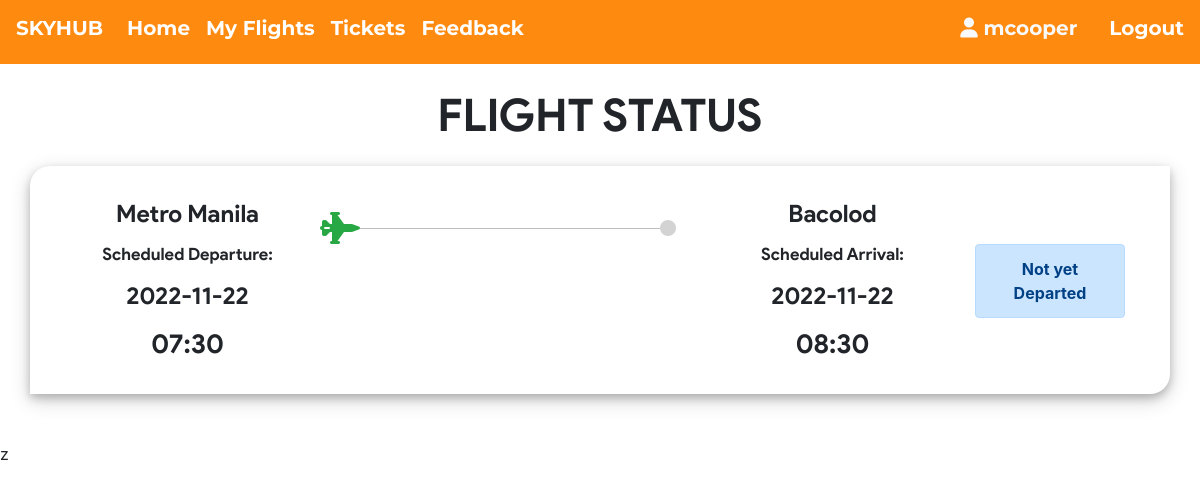
The app's page /my_flights.php (signed in) with its own data.
### tables this page shows
CREATE TABLE `ticket` (
  `ticket_id` int(11) NOT NULL,
  `passenger_id` int(11) NOT NULL,
  `flight_id` int(11) NOT NULL,
  `user_id` int(11) NOT NULL,
  `seat_no` varchar(10) NOT NULL,
  `cost` int(11) NOT NULL,
  `class` varchar(3) NOT NULL
);

CREATE TABLE `flight` (
  `flight_id` int(11) NOT NULL,
  `admin_id` int(11) NOT NULL,
  `arrivale` datetime NOT NULL,
  `departure` datetime NOT NULL,
  `Destination` varchar(20) NOT NULL,
  `source` varchar(20) NOT NULL,
  `airline` varchar(20) NOT NULL,
  `Seats` varchar(110) NOT NULL,
  `duration` varchar(20) NOT NULL,
  `Price` int(11) NOT NULL,
  `status` varchar(6) DEFAULT NULL,
  `issue` varchar(50) DEFAULT NULL,
  `last_seat` varchar(5) DEFAULT '',
  `bus_seats` int(11) DEFAULT 20,
  `last_bus_seat` varchar(5) DEFAULT ''
);

### my_flights.php (the view, shortened to what this page needs)
<?php if(isset($_SESSION['userId'])) {
    require 'helpers/init_conn_db.php';
?>
<main>
    <div class="container">
    <h1 class="text-center  mt-4 mb-4">FLIGHT STATUS</h1>
    <?php
    $sql_t = 'SELECT * FROM Ticket WHERE user_id=?';
    $stmt_t = mysqli_stmt_init($conn);
    if(!mysqli_stmt_prepare($stmt_t,$sql_t)) {
        header('Location: ticket.php?error=sqlerror');
        exit();
    } else {
        mysqli_stmt_bind_param($stmt_t,'i',$_SESSION['userId']);
        mysqli_stmt_execute($stmt_t);
        $result_t = mysqli_stmt_get_result($stmt_t);
        while($row_t = mysqli_fetch_assoc($result_t)) {
            $sql = 'SELECT * FROM Passenger_profile WHERE passenger_id=?';
            $stmt = mysqli_stmt_init($conn);
            if(!mysqli_stmt_prepare($stmt,$sql)) {
                header('Location: my_flights.php?error=sqlerror');
                exit();
            } else {
                mysqli_stmt_bind_param($stmt,'i',$row_t['passenger_id']);
                mysqli_stmt_execute($stmt);
                $result = mysqli_stmt_get_result($stmt);
                if ($row = mysqli_fetch_assoc($result)) {
                    $sql_f = 'SELECT * FROM Flight WHERE flight_id=? ';
                    $stmt_f = mysqli_stmt_init($conn);
                    if(!mysqli_stmt_prepare($stmt_f,$sql_f)) {
                        header('Location: my_flights.php?error=sqlerror');
                        exit();
                    } else {
                        mysqli_stmt_bind_param($stmt_f,'i',$row_t['flight_id']);
                        mysqli_stmt_execute($stmt_f);
                        $result_f = mysqli_stmt_get_result($stmt_f);
                        if($row_f = mysqli_fetch_assoc($result_f)) {
                            $date_time_dep = $row_f['departure'];
                            $date_dep = substr($date_time_dep,0,10);
                            $time_dep = substr($date_time_dep,10,6) ;
                            $date_time_arr = $row_f['arrivale'];
                            $date_arr = substr($date_time_arr,0,10);
                            $time_arr = substr($date_time_arr,10,6) ;
                            if($row_f['status'] === '') {
                                $status = "Not yet Departed";
                                $alert = 'alert-primary';
                            } else if($row_f['status'] === 'dep') {
                                $status = "Departed";
                                $alert = 'alert-info';
                            } else if($row_f['status'] === 'issue') {
                                $status = "Delayed";
                                $alert = 'alert-danger';
                            } else if($row_f['status'] === 'arr') {
                                $status = "Arrived";
                                $alert = 'alert-success';
                            }
                            echo '
                            <div class="row out mb-5 ">
                                <div class="col-md-4 order-lg-3 order-md-1"> ';
                                if($row_f['status'] === 'arr') {
                                    echo '
                                    <div class="row">
                                        <div class="col-1 p-0 m-0">
                                            <i class="fa fa-circle mt-4 text-success"
                                                style="float: right;"></i>
                                        </div>
                                        <div class="col-10 p-0 m-0 mt-3" style="float: right;">
                                            <hr class="bg-success">
                                        </div>
                                        <div class="col-1 p-0 m-0">
                                            <i class="fa fa-2x fa-fighter-jet mt-3 text-success"
                                                ></i>
                                        </div>
                                    </div>
                                    ';
                                } else {
                                    echo '
                                    <div class="row">
                                        <div class="col-1 p-0 m-0">
                                            <i class="fa fa-2x fa-fighter-jet mt-3 text-success"
                                                style="float: right;"></i>
                                        </div>
                                        <div class="col-10 p-0 m-0 mt-3" style="float: right;">
                                            <hr style="background-color: lightgrey;">
                                        </div>
                                        <div class="col-1 p-0 m-0">
                                            <i class="fa fa-circle mt-4"
                                                style="color: lightgrey;"></i>
                                        </div>
                                    </div>
                                    ';
                                }
                                    echo '
                                </div>
                                <div class="col-md-3 col-6 order-md-2 pl-0 text-center
                                    order-lg-2 card-dep">
                                    <p class="city">'.$row_f['source'].'</p>
                                    <p class="stat">Scheduled Departure:</p>
                                    <p class="date">'.$date_dep.'</p>
                                    <p class="time">'.$time_dep.'</p>
                                </div>
                                <div class="col-md-3 col-6 order-md-4 pr-0 text-center
                                    order-lg-4 card-arr"
                                    style="float: right;">
                                    <p class="city">'.$row_f['Destination'].'</p>
                                    <p class="stat">Scheduled Arrival:</p>
                                    <p class="date">'.$date_arr.'</p>
                                    <p class="time">'.$time_arr.'</p>
                                </div>
                                <div class="col-lg-2 order-md-12">
                                    <div class="alert '.$alert.' mt-5 text-center"
                                        role="alert">
                                        '.$status.'
                                    </div>
                                </div>
                            </div> ';
                        }
                    }
                }
            }
        }
    }
    ?>
</div>
z
</main>
<?php } ?>

### my_flights.php (style rules this page uses)
body { background: transparent; }
div.out { padding: 30px; box-shadow: 0 4px 8px 0 rgba(0, 0, 0, 0.2), 0 6px 20px 0 rgba(0, 0, 0, 0.19); border-top-left-radius: 20px; border-bottom-right-radius: 20px; }
.city { font-size: 24px; }
p { margin-bottom: 10px; font-family: product sans; }
.alert { font-weight: bold; }
.date { font-size: 24px; }
.time { font-size: 27px; margin-bottom: 0px; }
.stat { font-size: 17px; }
h1 { font-weight: lighter !important; font-size: 45px !important; margin-bottom: 20px; font-family :'product sans' !important; font-weight: bolder; }
.row { background-color: white; }

### records on screen
ticket: flight.source "Metro Manila", flight.departure "2022-11-22", flight.departure "07:30", flight.Destination "Bacolod", flight.arrivale "2022-11-22", flight.arrivale "08:30", flight.status "Not yet Departed"

### other values on screen
$_SESSION['userUid'] "mcooper"
